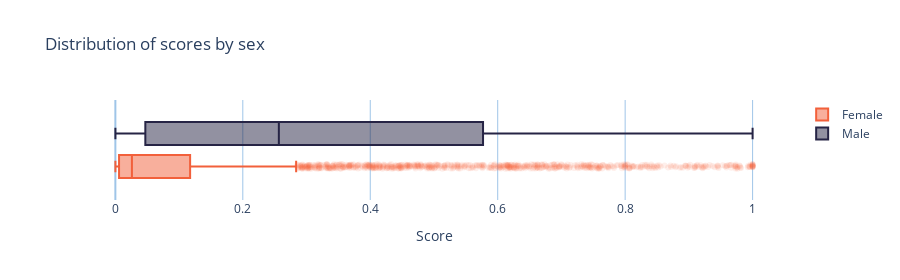

Write notebook code for a chart like this one.
### Code cell
fig_dp_by_sex = group_box_plots(
    test_prob,
    test.sex.map(lambda x: "Male" if x else "Female"),
    title="Distribution of scores by sex",
    xlabel="Score",
)
fig_dp_by_sex

### Figure 1 — Plotly figure (JSON) as saved in the notebook; plotly's stock layout.template omitted (floating-point values rounded to 4 significant figures; data arrays with more than 128 entries replaced by an {"elided": "..."} marker saying what was removed)
{"data": [{"hoverinfo": "name+x", "jitter": 0.2, "line": {"color": "#f2603b"}, "marker": {"color": "rgba(242,96,59,1)", "opacity": 0.1}, "name": "Female", "orientation": "h", "type": "box", "x": {"elided": "4913 float values"}, "y": {"elided": "4913 float values"}}, {"hoverinfo": "name+x", "jitter": 0.2, "line": {"color": "#262445"}, "marker": {"color": "rgba(38,36,69,1)", "opacity": 0.1}, "name": "Male", "orientation": "h", "type": "box", "x": {"elided": "10147 float values"}, "y": {"elided": "10147 float values"}}], "layout": {"autosize": true, "boxmode": "group", "height": 280, "hovermode": "closest", "paper_bgcolor": "rgba(0,0,0,0)", "plot_bgcolor": "rgba(0,0,0,0)", "title": {"text": "Distribution of scores by sex"}, "xaxis": {"fixedrange": true, "gridcolor": "rgb(159, 197, 232)", "hoverformat": ".3f", "title": {"text": "Score"}, "zerolinecolor": "rgb(159, 197, 232)"}, "yaxis": {"fixedrange": true, "gridcolor": "rgba(0,0,0,0)", "ticktext": [""], "tickvals": [0], "title": {"text": ""}, "zerolinecolor": "rgba(0,0,0,0)"}}}
